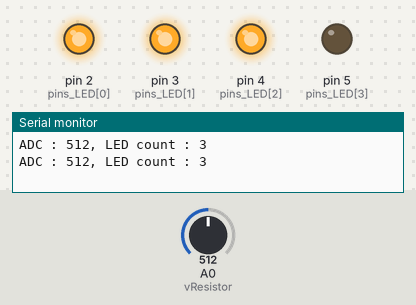
The sketch below on a simulated Arduino Uno, built with avr-gcc and run on an emulated ATmega328P. Parts: output pins drawn as LEDs (lit = HIGH), the last lines printed to the serial monitor. The inputs (shaded band) are chosen by the test bench; at power-on: A0 (vResistor) = 512.

Above: at 1.8 s.
1.9 s: A0 (vResistor) set to 494
At 2.9 s:
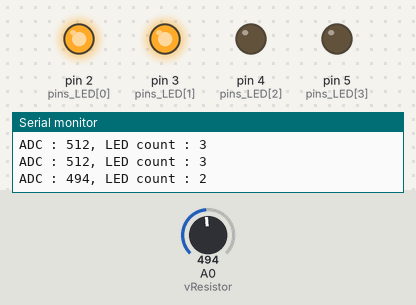
3.5 s: A0 (vResistor) set to 274
5.2 s: A0 (vResistor) set to 239
At 7.2 s:
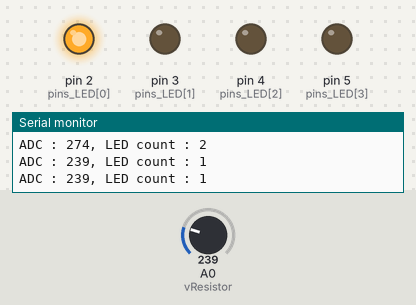
7.5 s: A0 (vResistor) set to 900
At 8.8 s:
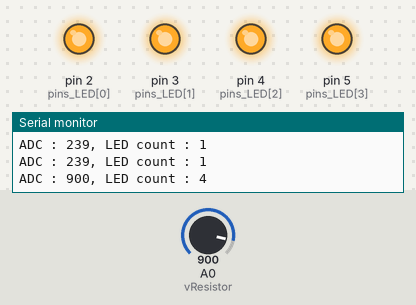
9.5 s: A0 (vResistor) set to 775
11.2 s: A0 (vResistor) set to 750
At 13.1 s:
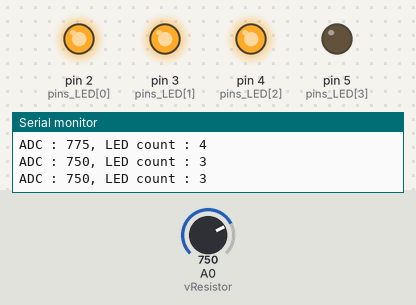
Timing chart, 0 to 14.5 s (numbered marks = the images above; inputs shaded):
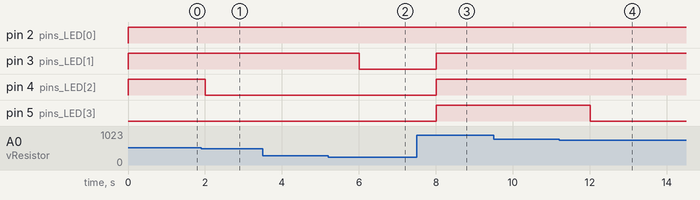

Measured:
- the behaviour switches between 512 and 511 on A0 (vResistor) (found by bisection; images 0 and 1)
- the behaviour switches between 256 and 255 on A0 (vResistor) (found by bisection; images 1 and 2)
- the behaviour switches between 768 and 767 on A0 (vResistor) (found by bisection; images 3 and 4)
- after the input at 1.9 s, pin 4 (pins_LED[2]): HIGH → LOW after 0.10 s
- after the input at 5.2 s, pin 3 (pins_LED[1]): HIGH → LOW after 0.80 s
- after the input at 7.5 s, pin 3 (pins_LED[1]), pin 4 (pins_LED[2]), pin 5 (pins_LED[3]): LOW → HIGH after 0.50 s
- after the input at 11.2 s, pin 5 (pins_LED[3]): HIGH → LOW after 0.81 s

The sketch:

LAB5_1_2_201824552.ino
```cpp
int vResistor = A0;
int pins_LED[] = {2, 3, 4, 5};

void setup() {
  Serial.begin(9600);
  pinMode(vResistor, INPUT);
  for(int i=0; i<sizeof(pins_LED)/sizeof(int); i++){
    pinMode(pins_LED[i], OUTPUT);
    digitalWrite(pins_LED[i], LOW);
  }

}

void loop() {
  int adc = analogRead(vResistor);
  int count_led = (adc >> 8) + 1;
  for (int i=0; i<sizeof(pins_LED)/sizeof(int); i++){
    if(i<count_led)
      digitalWrite(pins_LED[i], HIGH);
    else
      digitalWrite(pins_LED[i], LOW);
  }

  Serial.println(String("ADC : ") + adc + ", LED count : " + count_led);
  delay(1000);
}
```
